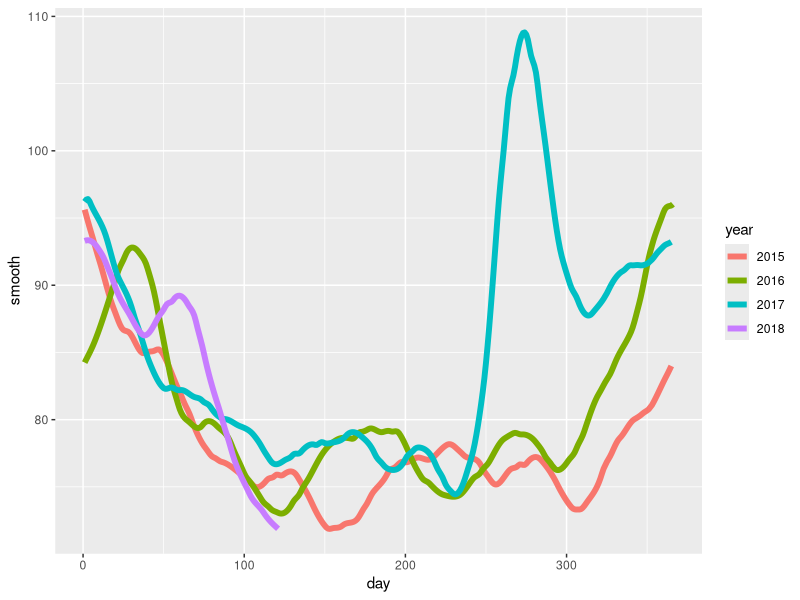

The R script that drew this image:
library(tidyverse)
library(lubridate)
library(purrr)
library(pdftools)

fn <- system.file("extdata", "RD-Mortality-Report_2015-18-180531.pdf", package="dslabs")
dat <- map_df(str_split(pdf_text(fn), "\n"), function(s){
  s <- str_trim(s)
  header_index <- str_which(s, "2015")[1]
  tmp <- str_split(s[header_index], "\\s+", simplify = TRUE)
  month <- tmp[1]
  header <- tmp[-1]
  tail_index  <- str_which(s, "Total")
  n <- str_count(s, "\\d+")
  out <- c(1:header_index, which(n==1), which(n>=28), tail_index:length(s))
  s[-out] %>%
    str_remove_all("[^\\d\\s]") %>%
    str_trim() %>%
    str_split_fixed("\\s+", n = 6) %>%
    .[,1:5] %>%
    as_tibble() %>% 
    setNames(c("day", header)) %>%
    mutate(month = month,
           day = as.numeric(day)) %>%
    gather(year, deaths, -c(day, month)) %>%
    mutate(deaths = as.numeric(deaths))
}) %>%
  mutate(month = recode(month, "JAN" = 1, "FEB" = 2, "MAR" = 3, "APR" = 4, "MAY" = 5, "JUN" = 6, 
                        "JUL" = 7, "AGO" = 8, "SEP" = 9, "OCT" = 10, "NOV" = 11, "DEC" = 12)) %>%
  mutate(date = make_date(year, month, day)) %>%
  dplyr::filter(date <= "2018-05-01")

fit <- loess(deaths~as.numeric(date), data = dat, degree=1, enp.target = 60)
dat %>% mutate(smooth=predict(fit, as.numeric(date)), 
               day = yday(date), 
               year=as.character(year(date))) %>%
  ggplot(aes(day, smooth, col=year)) +
  geom_line(lwd=2)
